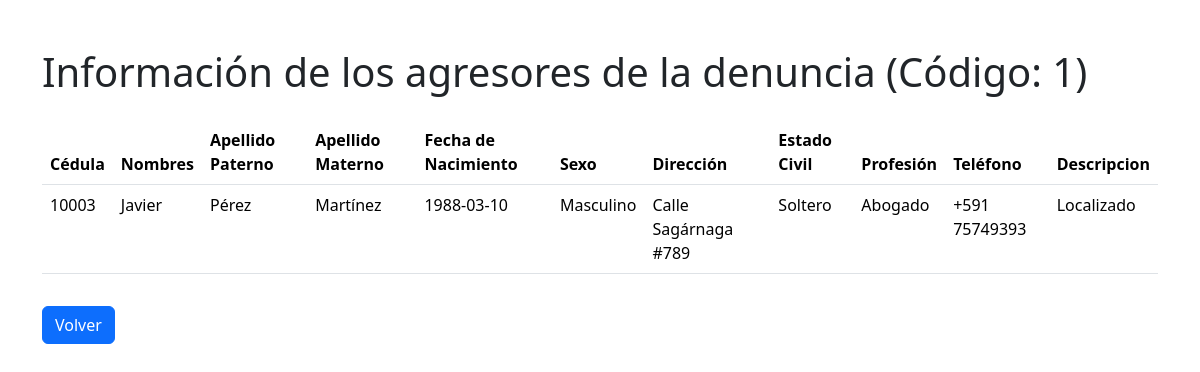
Screenshot of /controlador/agresorInformacion.php?cod=1 (signed in) with the database file from the repository.
### tables this page shows
CREATE TABLE `realiza` (
  `ci_usuario` int(11) NOT NULL,
  `codDenuncia` int(11) NOT NULL,
  `ci` int(11) NOT NULL,
  `anonimo` varchar(20) DEFAULT NULL
);

CREATE TABLE `persona` (
  `ci` int(11) NOT NULL,
  `nombre` varchar(20) DEFAULT NULL,
  `apePaterno` varchar(20) DEFAULT NULL,
  `apeMaterno` varchar(20) DEFAULT NULL,
  `fechaNaci` date DEFAULT NULL,
  `sexo` varchar(20) DEFAULT NULL,
  `direccion` varchar(90) DEFAULT NULL,
  `estado_civil` varchar(20) DEFAULT NULL,
  `profesion` varchar(40) DEFAULT NULL,
  `telefono` varchar(40) DEFAULT NULL
);

CREATE TABLE `agresor` (
  `ci` int(11) NOT NULL,
  `descripcion` varchar(500) DEFAULT NULL
);

### controlador/agresorInformacion.php (called while the page is built, shortened)
<?php
$cod = $_GET['cod'];
include("../modelo/AgresorClase.php");
include("../modelo/PersonaClase.php");
include("../modelo/RealizaClase.php");
$carRealiza=new Realiza("",$cod,"","");
$resRealiza = $carRealiza->listaEspecifica();
include("../vista/Reporte_denuncias/AgresorInformacion.php");
?>

### modelo/RealizaClase.php (called while the page is built, shortened)
<?php
class Realiza {
    private $codDenuncia;
    public function listaEspecifica() {
        $db = new Conexion();
        $sql = $db->prepare("SELECT * FROM realiza WHERE codDenuncia = ?");
        $sql->bind_param("i", $this->codDenuncia);
        $sql->execute();
        $result = $sql->get_result();
        return $result;
    }
    public function setCodDenuncia($codDenuncia) {
        $this->codDenuncia = $codDenuncia;
    }
}
?>

### modelo/PersonaClase.php (called while the page is built, shortened)
<?php
class Persona{
    private $ci;
    public function lista(){
        $db=new Conexion();
        $sql=$db->query("SELECT * FROM persona");
        return ($sql);
    }public function lista_especifica(){
        $db=new Conexion();
        $sql=$db->query("SELECT * FROM persona where ci=$this->ci");
        return ($sql);
    }
    public function setCi($ci) {
        $this->ci = $ci;
    }
}
?>

### modelo/AgresorClase.php (called while the page is built, shortened)
<?php
class Agresor{
    private $ci;
    public function lista(){
        $sql=$db->query("SELECT * FROM agresor");
        return ($sql);
    }public function lista_especifica(){
        $db=new Conexion();
        $sql=$db->query("SELECT * FROM agresor where ci=$this->ci");
        return ($sql);
    }
    public function setCi($ci) {
        $this->ci = $ci;
    }
}
?>

### vista/Reporte_denuncias/AgresorInformacion.php (the view, shortened to what this page needs)
<!DOCTYPE html>
<html lang="en">
<head>
    <link href="https://cdn.jsdelivr.net/npm/bootstrap@5.3.1/dist/css/bootstrap.min.css" rel="stylesheet">
</head>
<body>
<div class="container">
    <h1 class="mt-5">Información de los agresores de la denuncia (Código: <?php echo $cod; ?>)</h1>
    <?php
    if ($resRealiza->num_rows > 0) {
        echo '<table class="table mt-4">';
        echo '<thead class="thead-dark">';
        echo '<tr>';
        echo '<th scope="col">Cédula</th>';
        echo '<th scope="col">Nombres</th>';
        echo '<th scope="col">Apellido Paterno</th>';
        echo '<th scope="col">Apellido Materno</th>';
        echo '<th scope="col">Fecha de Nacimiento</th>';
        echo '<th scope="col">Sexo</th>';
        echo '<th scope="col">Dirección</th>';
        echo '<th scope="col">Estado Civil</th>';
        echo '<th scope="col">Profesión</th>';
        echo '<th scope="col">Teléfono</th>';
        echo '<th scope="col">Descripcion</th>';
        echo '</tr>';
        echo '</thead>';
        echo '<tbody>';
        while ($rowRealiza = $resRealiza->fetch_assoc()) {
            $ci = $rowRealiza['ci'];
            $carAg = new Agresor($ci, "");
            $resAg = $carAg->lista_especifica();
            $regAg = $resAg->fetch_assoc();
            $carPer = new Persona($ci, "", "", "", "","","","","","");
            $resPer = $carPer->lista_especifica();
            $regPer = $resPer->fetch_assoc();
            $nombres = $regPer['nombre'];
            $apellidoP = $regPer['apePaterno'];
            $apellidoM = $regPer['apeMaterno'];
            $fechaNacimiento = $regPer['fechaNaci'];
            $sexo = $regPer['sexo'];
            $direccion = $regPer['direccion'];
            $estadoCivil = $regPer['estado_civil'];
            $profesion = $regPer['profesion'];
            $telefono = $regPer['telefono'];
            $descripcion = $regAg['descripcion'];
            echo '<tr>';
            echo '<td>' . $ci . '</td>';
            echo '<td>' . $nombres . '</td>';
            echo '<td>' . $apellidoP . '</td>';
            echo '<td>' . $apellidoM . '</td>';
            echo '<td>' . $fechaNacimiento . '</td>';
            echo '<td>' . $sexo . '</td>';
            echo '<td>' . $direccion . '</td>';
            echo '<td>' . $estadoCivil . '</td>';
            echo '<td>' . $profesion . '</td>';
            echo '<td>' . $telefono . '</td>';
            echo '<td>' . $descripcion . '</td>';
            echo '</tr>';
        }
        echo '</tbody>';
        echo '</table>';
    } else {
        echo "<div style='text-align: center;' class='alert alert-danger' role='alert'>";
        echo "<h3>No se encontraron agresores</h3></div>";
    }
    ?>
    <button type="button" class="btn btn-primary mt-3" onclick="window.location.href='../controlador/denunciaLista.php'">Volver</button>
</div>
</body>
</html>

### rows the page displays
realiza: ci "10003", persona.nombre "Javier", persona.apePaterno "Pérez", persona.apeMaterno "Martínez", persona.fechaNaci "1988-03-10", persona.sexo "Masculino", persona.direccion "Calle Sagárnaga #789", persona.estado_civil "Soltero", persona.profesion "Abogado", persona.telefono "+591 75749393", ci.descripcion "Localizado"

### other values shown
$cod "1"
